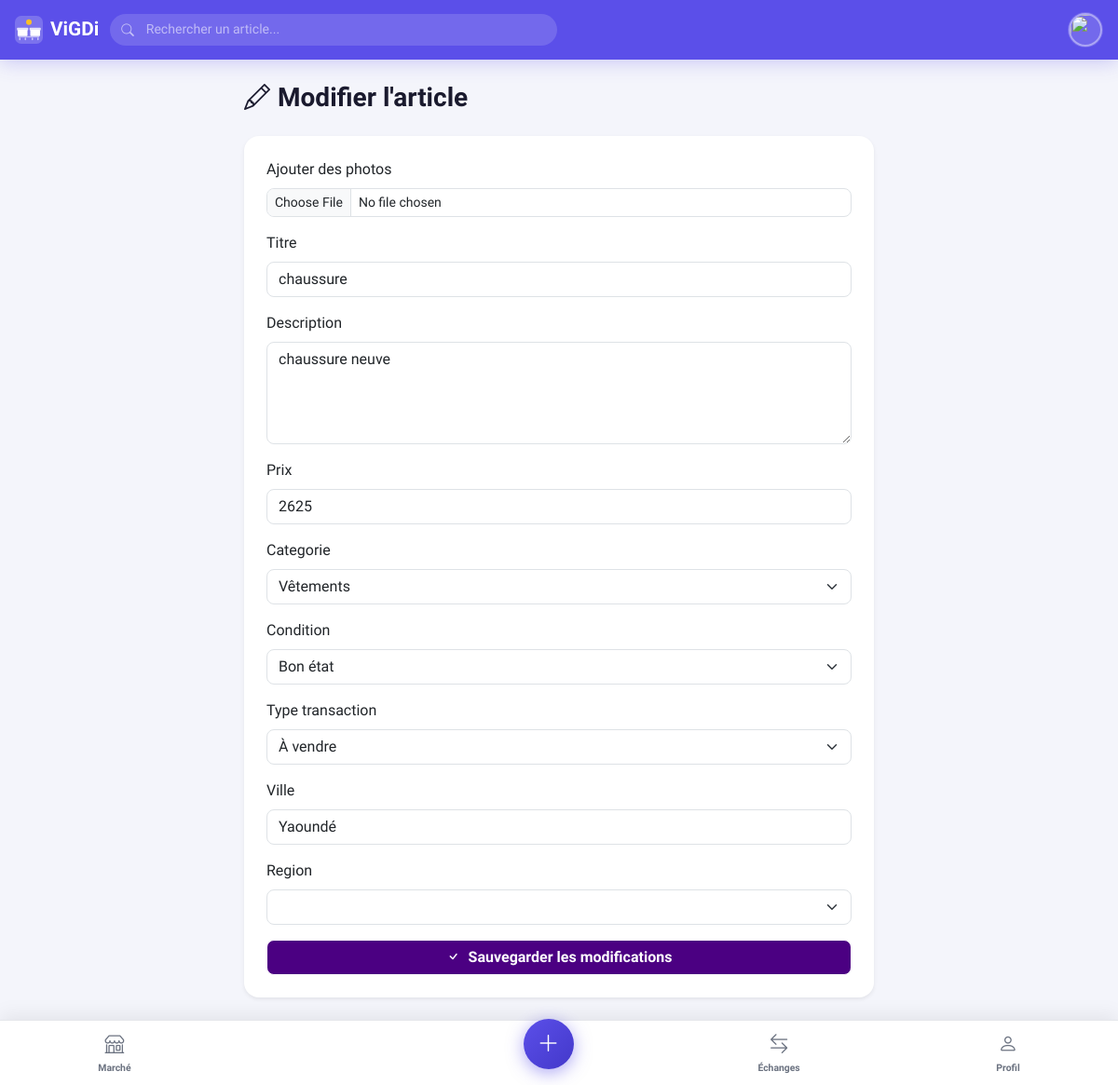
Page /marketplace/article/3/modifier/ (signed in) on the committed database.
### marketplace/models.py (models this page shows, shortened)
class Article(models.Model):
    CATEGORIE_CHOICES = [
        ('Livres',       'Livres'),
        ('Electronique', 'Électronique'),
        ('Vetements',    'Vêtements'),
        ('Sports',       'Sports'),
        ('Musique',      'Musique'),
        ('Accessoires',  'Accessoires'),
        ('Autres',       'Autres'),
    ]
    CONDITION_CHOICES = [
        ('neuf',        'Neuf'),
        ('tres_bon',    'Très bon état'),
        ('bon',         'Bon état'),
        ('moyen',       'État moyen'),
        ('reparer',     'À réparer'),
    ]
    TYPE_CHOICES = [
        ('vendre',   'À vendre'),
        ('echanger', 'À échanger'),
        ('don',      'Don'),
    ]
    STATUT_CHOICES = [
        ('disponible', 'Disponible'),
        ('reserve',    'Réservé'),
        ('vendu',      'Vendu / Échangé'),
        ('retire',     'Retiré'),
    ]
    vendeur     = models.ForeignKey(User, on_delete=models.CASCADE, related_name='articles')
    titre       = models.CharField(max_length=150)
    description = models.TextField()
    prix        = models.PositiveIntegerField(help_text="Prix en FCFA (0 pour les dons)")
    categorie   = models.CharField(max_length=20, choices=CATEGORIE_CHOICES)
    condition   = models.CharField(max_length=10, choices=CONDITION_CHOICES, default='bon')
    type_transaction = models.CharField(max_length=10, choices=TYPE_CHOICES, default='vendre')
    statut      = models.CharField(max_length=12, choices=STATUT_CHOICES, default='disponible')
    ville       = models.CharField(max_length=100, blank=True)
    region      = models.CharField(max_length=20, blank=True)
    vues        = models.PositiveIntegerField(default=0)
    created_at  = models.DateTimeField(auto_now_add=True)
    updated_at  = models.DateTimeField(auto_now=True)
    class Meta:
        verbose_name        = "Article"
        verbose_name_plural = "Articles"
        ordering = ['-created_at']
        indexes = [
            models.Index(fields=['categorie', 'statut']),
            models.Index(fields=['vendeur', 'statut']),
            models.Index(fields=['type_transaction']),
        ]

### marketplace/views.py (the view)
# urls.py: path('article/<int:pk>/modifier/',        views.modifier_article,  name='modifier'),
@login_required
def modifier_article(request, pk):
    article = get_object_or_404(Article, pk=pk, vendeur=request.user)
    if request.method == 'POST':
        form    = ArticleForm(request.POST, instance=article)
        formset = PhotoFormSet(request.POST, request.FILES,
                                instance=article, prefix='photos')
        if form.is_valid() and formset.is_valid():
            form.save()
            formset.save()
            messages.success(request, "Article modifié !")
            return redirect('marketplace:detail', pk=article.pk)
    else:
        form    = ArticleForm(instance=article)
        formset = PhotoFormSet(instance=article, prefix='photos')
    return render(request, 'marketplace/modifier.html', {
        'form': form, 'formset': formset, 'article': article
    })

### marketplace/forms.py (shortened to what this page needs)
class ArticleForm(forms.ModelForm):
    class Meta:
        model  = Article
        fields = ('titre', 'description', 'prix', 'categorie',
                  'condition', 'type_transaction', 'ville', 'region')
        widgets = {
            'description': forms.Textarea(attrs={'rows': 4}),
            'titre': forms.TextInput(attrs={'placeholder': 'Ex: iPhone 13 Pro 128Go'}),
            'prix':  forms.NumberInput(attrs={'min': 0, 'placeholder': 'Prix en FCFA'}),
        }

### accounts/context_processors.py (called while the page is built)
def user_badge(request):
    if request.user.is_authenticated and request.user.afficher_badge:
        return {
            'user_badge':        request.user.badge,
            'user_badge_icone':  request.user.badge.icone,
            'user_est_certifie': True,
        }
    return {
        'user_badge':        None,
        'user_badge_icone':  '',
        'user_est_certifie': False,
    }

### accounts/models.py (called while the page is built)
    @property
    def afficher_badge(self):
        return self.est_certifie and self.badge and self.badge.actif

### templates/marketplace/modifier.html (shortened to what this page needs)
{% extends 'base.html' %}
{% block content %}
<div class="container py-4" style="max-width:700px;">
  <h3 class="fw-bold mb-4"><i class="bi bi-pencil me-2"></i>Modifier l'article</h3>
  <div class="card border-0 shadow-sm rounded-4 p-4">
    <form method="post" enctype="multipart/form-data" novalidate>
      <div class="mb-3">
        <label class="form-label fw-medium">Ajouter des photos</label>
        {% for pf in formset %}
          <div class="mb-1">
            <input type="file" name="{{ pf.image.html_name }}"
                   class="form-control form-control-sm rounded-3" accept="image/*">
          </div>
        {% endfor %}
      </div>
      {% for field in form %}
        <div class="mb-3">
          <label class="form-label fw-medium">{{ field.label }}</label>
          {% if field.html_name in 'categorie,type_transaction,condition,region' %}
            <select name="{{ field.html_name }}" class="form-select rounded-3">
              {% for val, label in field.field.choices %}
                <option value="{{ val }}" {% if field.value == val %}selected{% endif %}>{{ label }}</option>
              {% endfor %}
            </select>
          {% elif field.html_name == 'description' %}
            <textarea name="{{ field.html_name }}" rows="4" class="form-control rounded-3">{{ field.value|default:'' }}</textarea>
          {% else %}
            <input type="{{ field.field.widget.input_type }}" name="{{ field.html_name }}"
                   class="form-control rounded-3" value="{{ field.value|default:'' }}">
          {% endif %}
        </div>
      {% endfor %}
      <button type="submit" class="btn btn-primary w-100 fw-bold rounded-3"
              style="background:indigo;border-color:var(--indigo);">
        <i class="bi bi-check me-2"></i>Sauvegarder les modifications
      </button>
    </form>
  </div>
</div>
{% endblock %}

### templates/base.html (style rules this page uses)
:root { --primary: #5B4FE9; --primary-dark: #4338ca; --primary-light: #EEF2FF; --accent: #F59E0B; --bg: #F4F5FB; --text: #1a1a2e; --muted: #6b7280; --border: #e5e7eb; --bottom-h: 70px; }
* { box-sizing: border-box; }
body { background: var(--bg); font-family: 'Plus Jakarta Sans', sans-serif; color: var(--text); min-height: 100vh; display: flex; flex-direction: column; padding-bottom: var(--bottom-h); }

### rows in the picture
Article: titre "chaussure" "Yaoundé", description "chaussure neuve", categorie "Vêtements" "Bon état" "À vendre"

### other values in the picture
{{ field.label }} "Titre" "Description" "Prix" "Categorie" "Condition" "Type transaction" "Ville" "Region"
